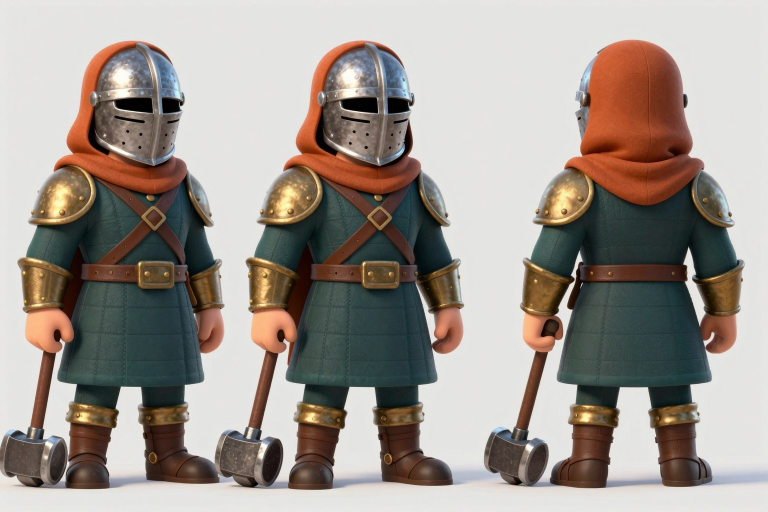
#> input picture skills/curso-estilos/curso-estilos/skills/curso-estilos/motores/35/conceito/escolhido.jpg, 1536 x 1024 px, given in place of estudio_1310.jpg, which was not available (shown at 1/2 size)
$ python estudio.py --out out.png
#> lines starting #> are read from the running program, lines starting #| are printed output that depends on the picture
"""Estúdio de comparação: renderiza o modelo em 3 vistas e monta conceito em cima, modelo embaixo.
  python estudio.py --out recon/e1            -> recon/e1_full.jpg + faixas e1_cabeca / e1_tronco / e1_pernas
  python estudio.py --t 1 --solo --out recon/guarda   (só o modelo; t = 0 descanso, 1 ombro, 2 erguida, 3 golpe)
  [--q "yc=0.918&d=5.93&v=0.45,0.62,2.8"]  enquadramento: altura do alvo, distância, rotação das 3 vistas (radianos)
  [--ref escolhido.jpg]  folha de conceito dentro de conceito/ (3 vistas lado a lado, proporção 3:2)
Precisa de: npm install (quem renderiza é o render.mjs) e pip install -r requirements.txt. DEMO_CPU=1 renderiza por software."""
import os, subprocess, argparse, tempfile
from PIL import Image
HERE = os.path.dirname(os.path.abspath(__file__))
ap = argparse.ArgumentParser(); ap.add_argument('--out', required=True); ap.add_argument('--t', type=float, default=0); ap.add_argument('--solo', action='store_true')
ap.add_argument('--q', default=''); ap.add_argument('--bands', default='cabeca,tronco,pernas'); ap.add_argument('--ref', default='escolhido.jpg')
a = ap.parse_args()
os.makedirs(os.path.dirname(os.path.abspath(a.out)), exist_ok=True)
tmp = os.path.join(tempfile.gettempdir(), f'estudio_{os.getpid()}.jpg')
subprocess.run(['node', os.path.join(HERE, 'render.mjs'), '--page', 'estudio.html', '--shot', tmp, '--t', str(a.t)] + (['--q', a.q] if a.q else []), check=True)
#> (this line was passed over: subprocess is not available in this run)
mine = Image.open(tmp).convert('RGB'); mine.load(); os.remove(tmp)   # 3072x2048
#> further down, mine is the input picture: PIL image 1536x1024 RGB; mean R, G, B 159, 150.5, 143.3
if a.solo:
    mine.resize((1536, 1024), Image.LANCZOS).save(a.out + '.jpg', quality=92); print('ok', a.out + '.jpg'); raise SystemExit
ref = Image.open(os.path.join(HERE, 'conceito', a.ref)).convert('RGB').resize((1536, 1024), Image.LANCZOS)
full = Image.new('RGB', (1536, 2048)); full.paste(ref, (0, 0)); full.paste(mine.resize((1536, 1024), Image.LANCZOS), (0, 1024)); full.save(a.out + '_full.jpg', quality=92)
#> after `full = Image.new('RGB', (1536, 2048))`: full: PIL image 1536x2048 RGB; every value is 0
#> after `full.paste(ref, (0, 0))`:
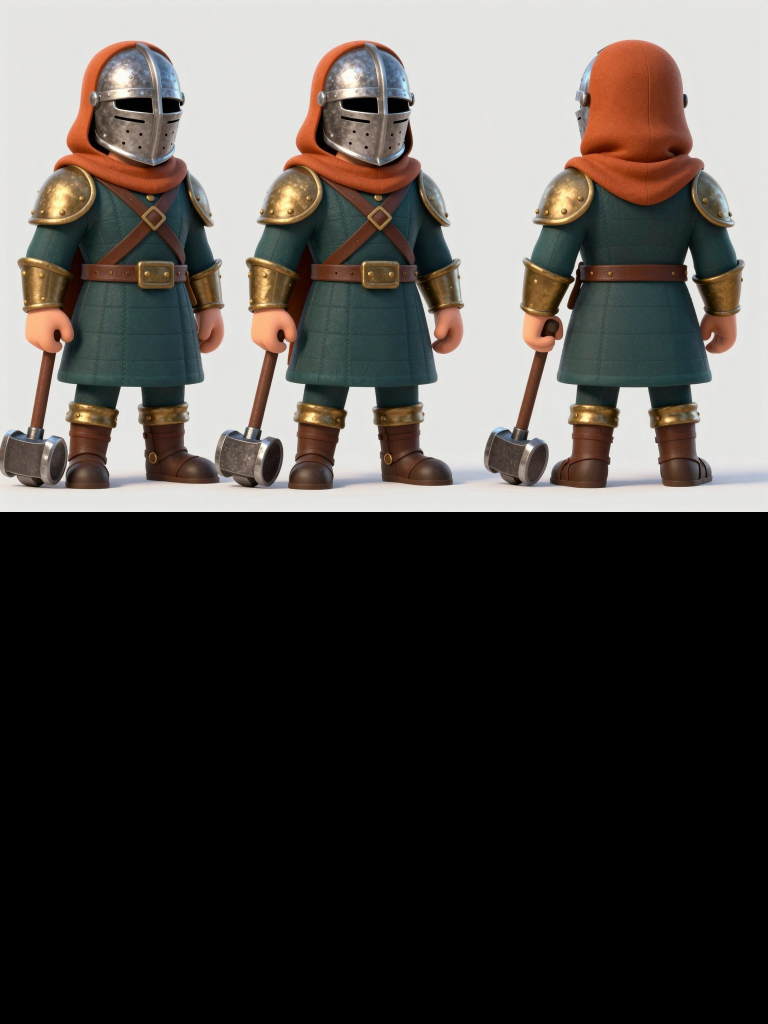
#> full: PIL image 1536x2048 RGB (shown at 1/2 size); mean R, G, B 79.5, 75.3, 71.6
#> after `full.paste(mine.resize((1536, 1024), Image.LANCZOS), (0, 1024))`:
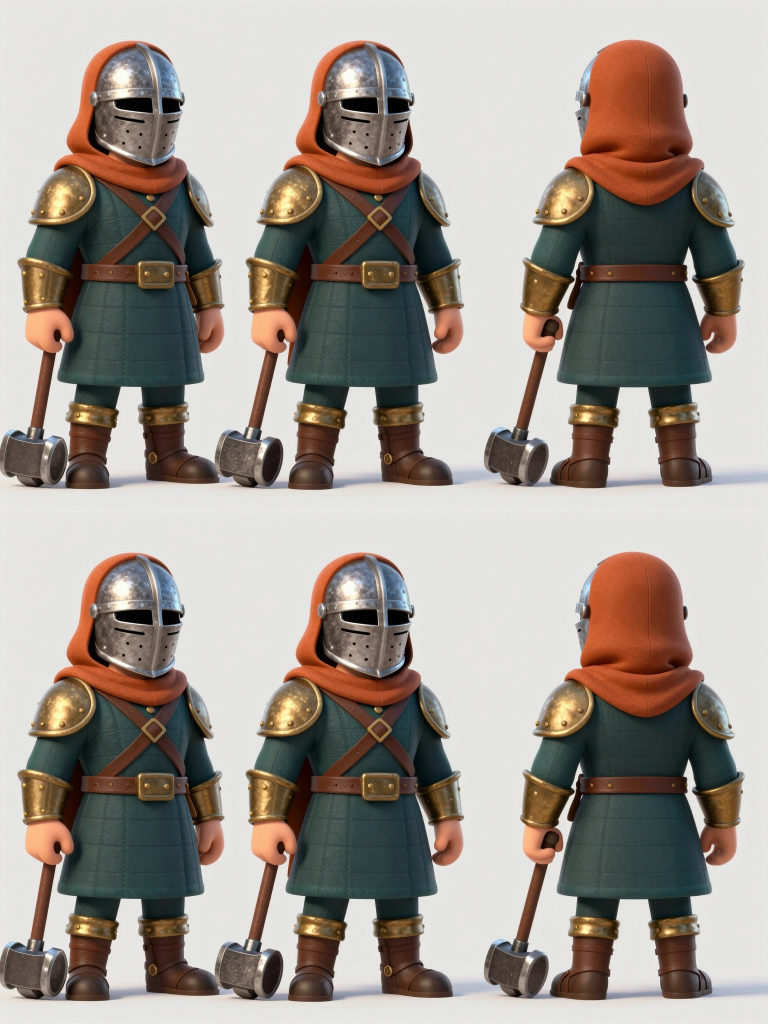
#> full: PIL image 1536x2048 RGB (shown at 1/2 size); mean R, G, B 159, 150.5, 143.3
BANDS = {'cabeca': (90, 360), 'tronco': (290, 620), 'pernas': (540, 990)}
for k in a.bands.split(','):
    if k not in BANDS: continue
    y0, y1 = BANDS[k]; h = (y1 - y0) * 2
    sh = Image.new('RGB', (3072, h * 2)); sh.paste(ref.crop((0, y0, 1536, y1)).resize((3072, h), Image.LANCZOS), (0, 0)); sh.paste(mine.crop((0, y0 * 2, 3072, y1 * 2)), (0, h))
    sh.resize((2048, h * 2 * 2048 // 3072), Image.LANCZOS).save(f'{a.out}_{k}.jpg', quality=92)
#> this loop made 3 passes
#> pass 1, `sh.resize((2048, h * 2 * 2048 // 3072), Image.LANCZOS).save(f'{a.out}_..`:
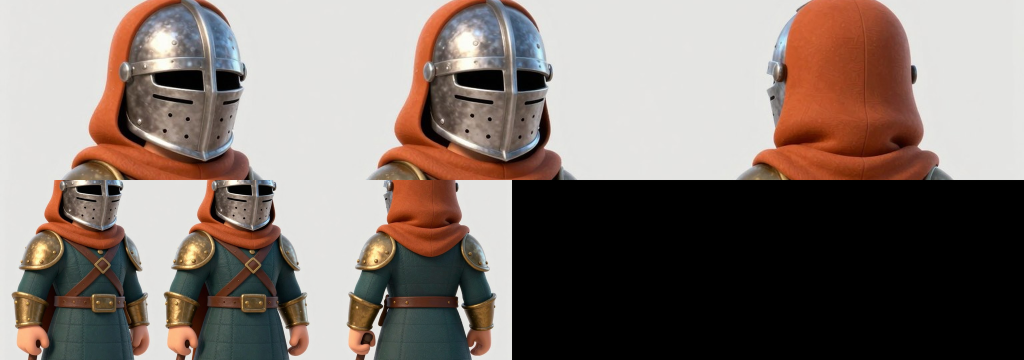
#> saved as out.png_cabeca.jpg: PIL image 2048x720 RGB (shown at 1/2 size); mean R, G, B 130.6, 118.2, 111.6
#> pass 2, `sh.resize((2048, h * 2 * 2048 // 3072), Image.LANCZOS).save(f'{a.out}_..`:
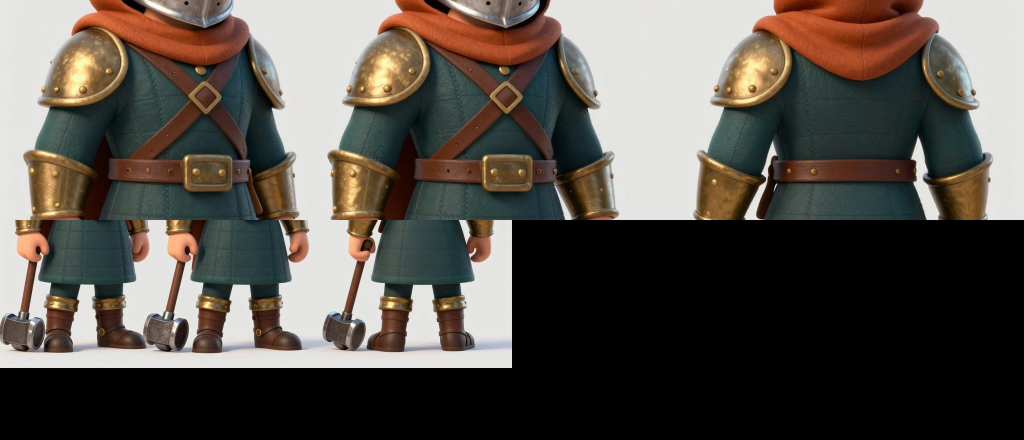
#> saved as out.png_tronco.jpg: PIL image 2048x880 RGB (shown at 1/2 size); mean R, G, B 89.1, 83, 76.5
#> after the loop:
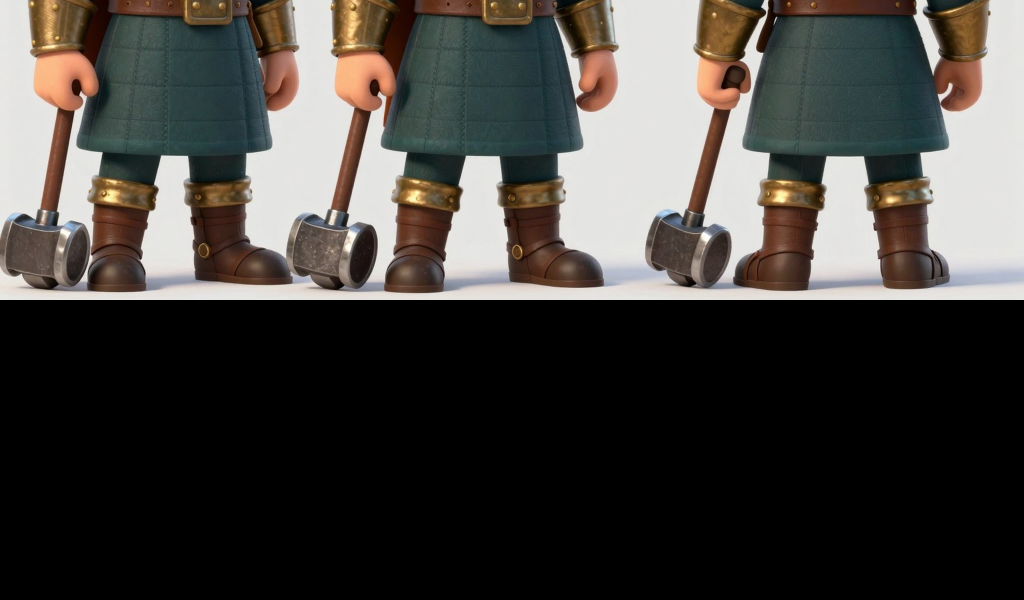
#> sh: PIL image 3072x1800 RGB (shown at 1/3 size); mean R, G, B 68.5, 65.6, 62
print('ok', a.out)
